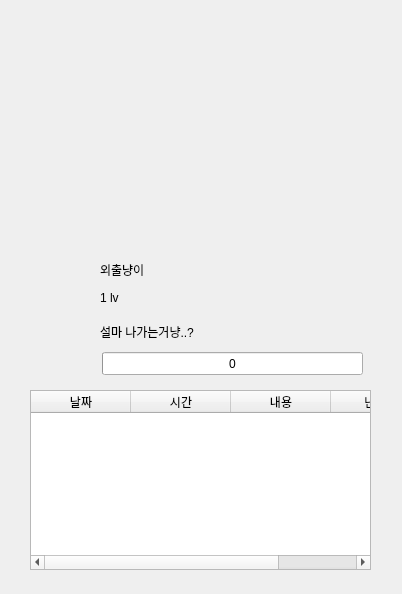
<?xml version="1.0" encoding="UTF-8"?>
<ui version="4.0">
 <class>Dialog</class>
 <widget class="QDialog" name="Dialog">
  <property name="geometry">
   <rect>
    <x>0</x>
    <y>0</y>
    <width>402</width>
    <height>594</height>
   </rect>
  </property>
  <property name="windowTitle">
   <string>Dialog</string>
  </property>
  <property name="windowIcon">
   <iconset>
    <normaloff>../images/IMG_3253.ico</normaloff>../images/IMG_3253.ico</iconset>
  </property>
  <widget class="QProgressBar" name="exp_progressBar">
   <property name="geometry">
    <rect>
     <x>102</x>
     <y>352</y>
     <width>261</width>
     <height>23</height>
    </rect>
   </property>
   <property name="maximum">
    <number>10</number>
   </property>
   <property name="value">
    <number>0</number>
   </property>
   <property name="format">
    <string>%p</string>
   </property>
  </widget>
  <widget class="QLabel" name="label">
   <property name="geometry">
    <rect>
     <x>100</x>
     <y>262</y>
     <width>56</width>
     <height>16</height>
    </rect>
   </property>
   <property name="styleSheet">
    <string notr="true">font: 9pt &quot;경기천년바탕 Regular&quot;;</string>
   </property>
   <property name="text">
    <string>외출냥이</string>
   </property>
  </widget>
  <widget class="QLabel" name="label_3">
   <property name="geometry">
    <rect>
     <x>100</x>
     <y>324</y>
     <width>201</width>
     <height>16</height>
    </rect>
   </property>
   <property name="styleSheet">
    <string notr="true">font: 9pt &quot;경기천년바탕 Regular&quot;;</string>
   </property>
   <property name="text">
    <string>설마 나가는거냥..?</string>
   </property>
  </widget>
  <widget class="QLabel" name="label_4">
   <property name="geometry">
    <rect>
     <x>100</x>
     <y>292</y>
     <width>56</width>
     <height>12</height>
    </rect>
   </property>
   <property name="styleSheet">
    <string notr="true">font: 9pt &quot;경기천년바탕 Regular&quot;;</string>
   </property>
   <property name="text">
    <string>1 lv</string>
   </property>
  </widget>
  <widget class="QTableWidget" name="tableWidget">
   <property name="geometry">
    <rect>
     <x>30</x>
     <y>390</y>
     <width>341</width>
     <height>180</height>
    </rect>
   </property>
   <column>
    <property name="text">
     <string>날짜</string>
    </property>
   </column>
   <column>
    <property name="text">
     <string>시간</string>
    </property>
   </column>
   <column>
    <property name="text">
     <string>내용</string>
    </property>
   </column>
   <column>
    <property name="text">
     <string>난이도</string>
    </property>
   </column>
  </widget>
 </widget>
 <resources/>
 <connections/>
</ui>
